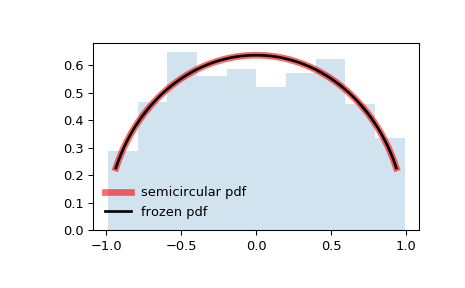

Python code for this plot:
from scipy.stats import semicircular
import matplotlib.pyplot as plt
fig, ax = plt.subplots(1, 1)

# Calculate a few first moments:

mean, var, skew, kurt = semicircular.stats(moments='mvsk')

# Display the probability density function (``pdf``):

x = np.linspace(semicircular.ppf(0.01),
                semicircular.ppf(0.99), 100)
ax.plot(x, semicircular.pdf(x),
       'r-', lw=5, alpha=0.6, label='semicircular pdf')

# Alternatively, the distribution object can be called (as a function)
# to fix the shape, location and scale parameters. This returns a "frozen"
# RV object holding the given parameters fixed.

# Freeze the distribution and display the frozen ``pdf``:

rv = semicircular()
ax.plot(x, rv.pdf(x), 'k-', lw=2, label='frozen pdf')

# Check accuracy of ``cdf`` and ``ppf``:

vals = semicircular.ppf([0.001, 0.5, 0.999])
np.allclose([0.001, 0.5, 0.999], semicircular.cdf(vals))
# True

# Generate random numbers:

r = semicircular.rvs(size=1000)

# And compare the histogram:

ax.hist(r, density=True, histtype='stepfilled', alpha=0.2)
ax.legend(loc='best', frameon=False)
plt.show()
